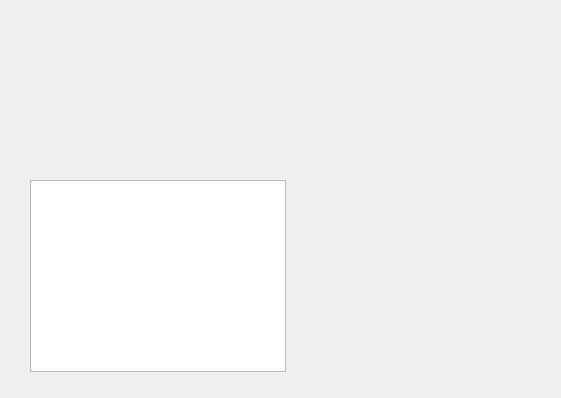
<?xml version="1.0" encoding="UTF-8"?>
<ui version="4.0">
 <class>VSTPathsDialog</class>
 <widget class="QDialog" name="VSTPathsDialog">
  <property name="geometry">
   <rect>
    <x>0</x>
    <y>0</y>
    <width>561</width>
    <height>398</height>
   </rect>
  </property>
  <property name="windowTitle">
   <string>Dialog</string>
  </property>
  <widget class="QTableWidget" name="tablePlugins">
   <property name="geometry">
    <rect>
     <x>30</x>
     <y>180</y>
     <width>256</width>
     <height>192</height>
    </rect>
   </property>
  </widget>
 </widget>
 <resources/>
 <connections/>
</ui>
